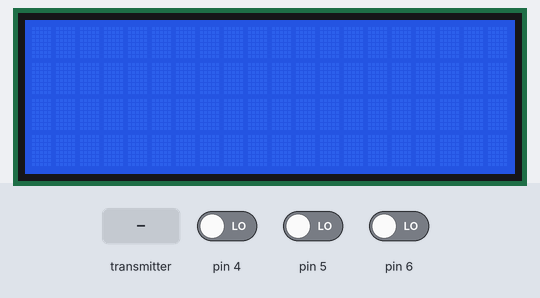
A sketch run on a simulated Arduino Uno, built with avr-gcc and run on an emulated ATmega328P. On the bench: 20×4 character LCD. Inputs (shaded band) come from the test bench; at power-on: pin 4 LOW, pin 5 LOW, pin 6 LOW. No radio packets arrive unless stated.

Above: at 1.2 s.
1.3 s: the transmitter starts sending pot1 = 0
At 2.3 s:
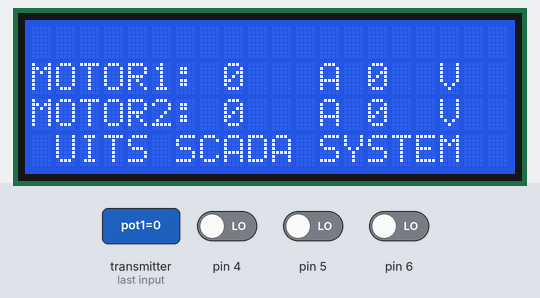
2.9 s: the transmitter starts sending pot2 = 64
At 4.4 s:
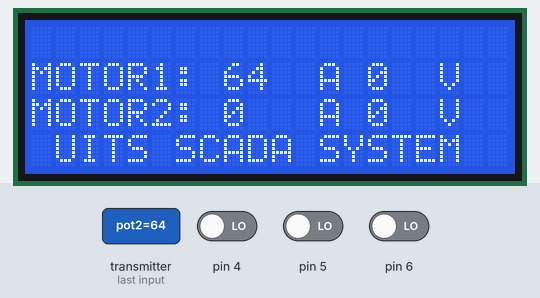
4.7 s: the transmitter starts sending pot3 = 64
At 5.8 s:
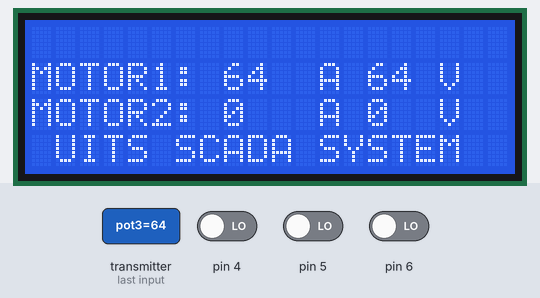
6.5 s: the transmitter starts sending pot4 = 64
At 7.3 s:
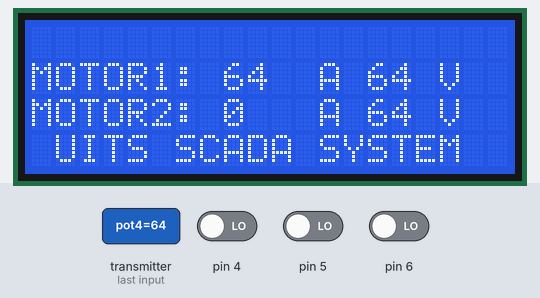
8.3 s: the transmitter starts sending pot1 = 64
At 9.1 s:
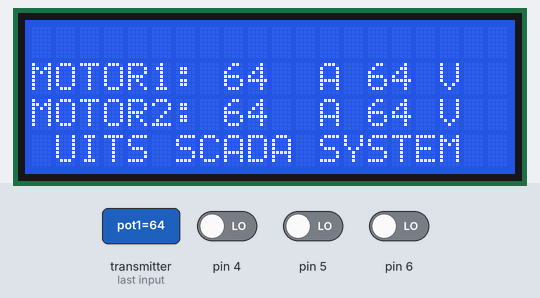
10.1 s: the transmitter starts sending pot2 = 0
At 11.1 s:
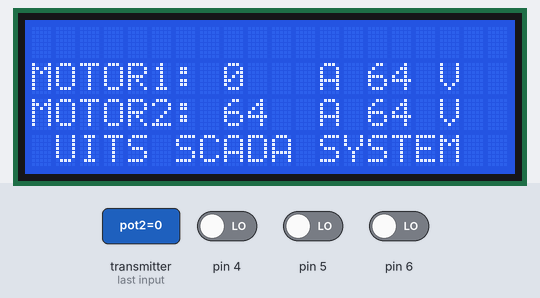
Timing chart, 0 to 12.9 s (numbered marks = the images above; inputs shaded):
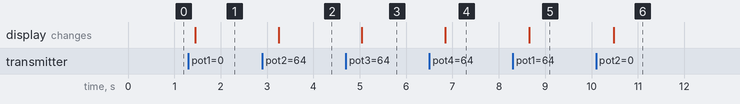

The sketch:

rx.ino
```cpp
#include <SPI.h>
#include <nRF24L01.h>
#include <RF24.h>
#include <Wire.h>
#include <LiquidCrystal_I2C.h>

RF24 radio(9, 10); // CE, CSN

const byte addresses[][6] = {"00001", "00002"};

struct Data_send {
  byte button1;
  byte button2;
  byte button3;
};

Data_send send_data;

struct Potvalue {
  byte pot1;
  byte pot2;
  byte pot3;
  byte pot4;
};

Potvalue received_data;

int sensor1 = 0;
int sensor2 = 0;
int sensor3 = 0;
int sensor4 = 0;

LiquidCrystal_I2C lcd(0x27, 20, 4); // Initialize the display with the I2C address and dimensions

void setup() {
 // Serial.begin(9600);
  radio.begin();
  radio.setAutoAck(false);
  radio.setDataRate(RF24_2MBPS);
  radio.setPALevel(RF24_PA_MIN);
  radio.openWritingPipe(addresses[0]);
  radio.openReadingPipe(1, addresses[1]);

  lcd.init(); // Initialize the display
  lcd.backlight(); // Turn on the backlight
  lcd.clear();
}

void loop() {
  delay(100);
  radio.startListening();
  while (!radio.available());
  radio.read(&received_data, sizeof(Potvalue));
  sensor1 = received_data.pot1;
  sensor2 = received_data.pot2;
  sensor3 = received_data.pot3;
  sensor4 = received_data.pot4;


 // Serial.print("MOTOR1: ");
 // Serial.print(sensor1);
 // Serial.print("  VOLTAGE: ");
  //Serial.print(sensor3);
 // Serial.print("MOTOR2: ");
 // Serial.print(sensor2);
 // Serial.print("  VOLTAGE: ");
 // Serial.println(sensor4);
  delay(100);

  byte button1State = digitalRead(4);
  byte button2State = digitalRead(5);
  byte button3State = digitalRead(6);
  send_data.button1 = button1State;
  send_data.button2 = button2State;
  send_data.button3 = button3State;
  radio.stopListening();
  radio.write(&send_data, sizeof(Data_send));

  lcd.clear();
   lcd.setCursor(0, 3); // Set cursor to the first row, first column
  lcd.print(" UITS SCADA SYSTEM");
  lcd.setCursor(0, 1); // Set cursor to the first row, first column
  lcd.print("MOTOR1: ");
  //lcd.setCursor(8, 1);
  lcd.print(sensor2,1);
  lcd.setCursor(11, 1);
  lcd.print(" A ");
 // lcd.setCursor(14, 1);
  lcd.print(sensor3,1);
  lcd.setCursor(16, 1);
  lcd.print(" V");

  lcd.setCursor(0, 2); // Set cursor to the first row, first column
  lcd.print("MOTOR2: ");
  //lcd.setCursor(8, 2);
  lcd.print(sensor1,1);
  lcd.setCursor(11, 2);
  lcd.print(" A ");
 // lcd.setCursor(14, 2);
  lcd.print(sensor4,1);
  lcd.setCursor(16, 2);
  lcd.print(" V");;


  //delay(100);
}
```

Measured:
- after the input at 1.3 s, the display: changes after 0.16 s (image 1)
- after the input at 2.9 s, the display: changes after 0.35 s (image 2)
- after the input at 4.7 s, the display: changes after 0.34 s (image 3)
- after the input at 6.5 s, the display: changes after 0.35 s (image 4)
- after the input at 8.3 s, the display: changes after 0.36 s (image 5)
- after the input at 10.1 s, the display: changes after 0.38 s (image 6)
